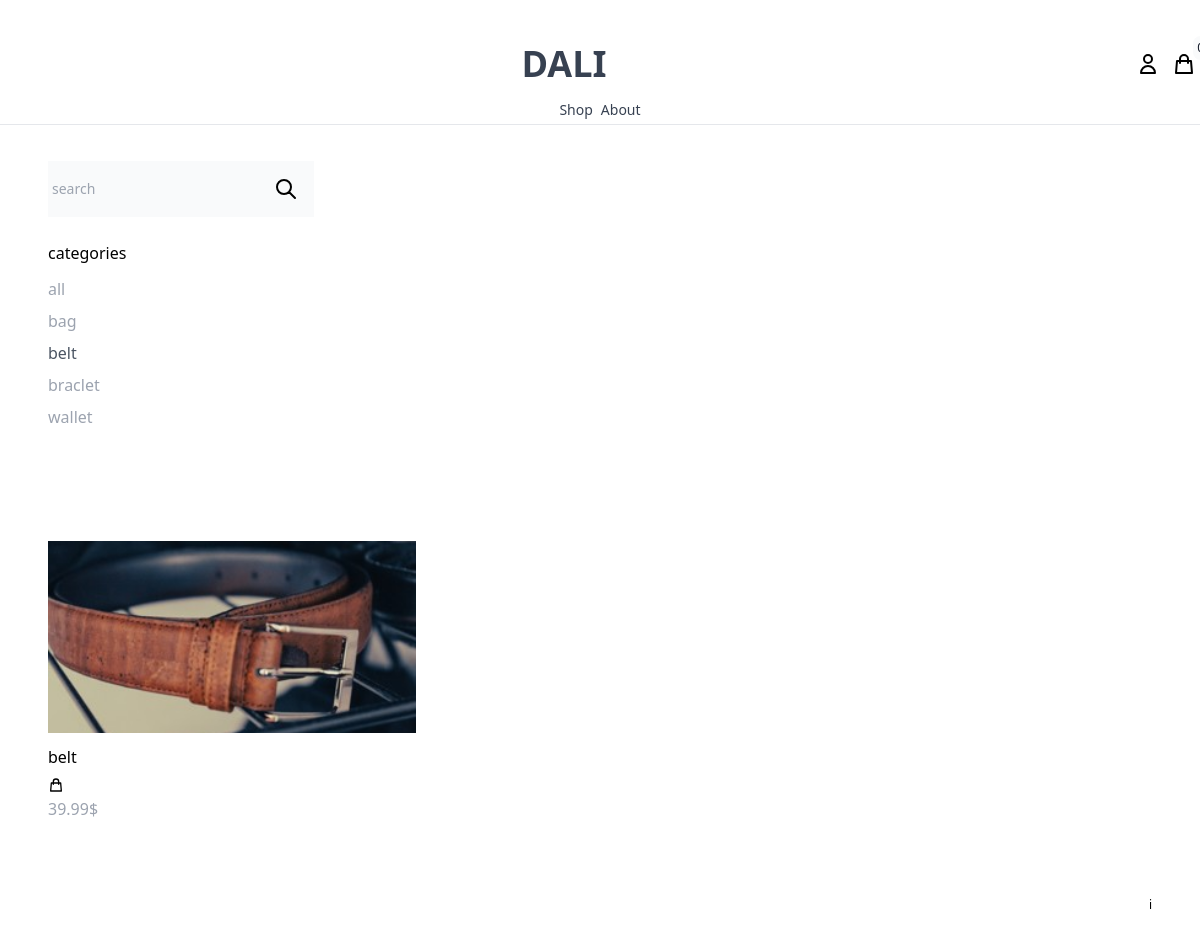
The app's page /shop/?category=belt with its own data.
### product/models.py (models this page shows, shortened)
class Category(models.Model):
    name = models.CharField(max_length=255)
    slug = models.SlugField()
    class Meta:
        ordering = ('name',)

class Product(models.Model):
    category = models.ForeignKey(Category, related_name='products', on_delete=models.CASCADE) #on delete cascade is used to delete the category if the product is deleted
    name = models.CharField(max_length=255)
    slug = models.SlugField()
    description = models.TextField(blank=True, null=True)                        #description
    price = models.IntegerField()                                                #price in cents
    created_at = models.DateTimeField(auto_now_add=True)                         #when created , automatically createated
    image = models.ImageField(upload_to='uploads/', blank=True, null=True)       #upload_to - img saving folder
    thumbnail = models.ImageField(upload_to='uploads/', blank=True, null=True)   #upload_to - img saving folder
    class Meta:
        ordering = ('-created_at',)                                             #to see creation date
    def get_display_price(self):
        return self.price / 100                                                 # to see price in  $ converted from cents
    def get_thumbnail(self):                                                    #get the thumbnail or check if it exists
        if self.thumbnail:
            return self.thumbnail.url                                           # type: ignore

### core/views.py (the view)
# urls.py: path('shop/', shop, name='shop'),
def  shop(request):
    categories = Category.objects.all() #get all categories
    products = Product.objects.all() #get all products
    active_category = request.GET.get('category', '') #get the category from the url
    if active_category:
        products = products.filter(category__slug=active_category) #filters the products by category
    query = request.GET.get('query', '') #get the query from the url
    if query:
        products = products.filter(Q(name__icontains = query) | Q(description__icontains=query)) #icontains = insensitive  capital case, Q describtion is for similar search
    context = {'categories': categories,
               'products': products,
               'active_category': active_category
               }
    return render(request, 'core/shop.html', context) #render the shop page

### cart/cart.py (called while the page is built)
    def __len__(self):                                                  #get the length of the cart, how many items are in the cart
        return sum(item['quantity'] for item in self.cart.values())     #return the number of items in the cart

### cart/context_processors.py (called while the page is built)
def cart(request):
    cart = Cart(request)
    return {'cart': cart}   #pass the cart to the template

### core/Templates/core/shop.html (shortened to what this page needs)
{% extends "core/base.html"%}
{%block content%}
<div class="max-w-6xl mx-auto flex-wrap item-start py-6 px-6 xl:px-0 ">
  <div class="filters w-full lg:w-1/4">
    <form method="get" action=".">
      <div class="flex text-sm ">
        <input
          name="query"
          type="text"
          class="p-1 bg-gray-50 focus:outline-none "
          placeholder="search"
        />
        <button class="p-4 bg-gray-50 border-0">
          <svg
            xmlns="http://www.w3.org/2000/svg"
            class="h-6 w-6"
            fill="none"
            viewBox="0 0 24 24"
            stroke="currentColor"
            stroke-width="2"
          >
            <path
              stroke-linecap="round"
              stroke-linejoin="round"
              d="M21 21l-6-6m2-5a7 7 0 11-14 0 7 7 0 0114 0z"
            />
          </svg>
        </button>
      </div>
    </form>
    <h3 class="mt-6 mb-3">categories</h3>
    <ul class="space-y-2">
      <li>
        <a
          href="{% url 'shop' %}"
          class="{% if not active_category%}text-gray-600{%else%}text-gray-400 {%endif%}"
          >all</a
        >
      </li>
      {% for category in categories %}
      <li>
        <a
          href="{% url 'shop' %}?category={{category.slug}}"
          class="{% if category.slug == active_category%}text-gray-600{%else%}text-gray-400 {%endif%}"
          >{{category.name}}</a
        >
      </li>
      {% endfor %}
    </ul>
  </div>
  <div class="products w-full lg:w-4/4 -mt-4 flex items-baseline flex-wrap mt-20 ">
    {% for product in products %}
    {%include "product/partials/product_list_item.html"%}
    {% endfor %}
  </div>
</div>
{%endblock%}

### product/templates/product/partials/product_list_item.html
<div class="w-full md:w-1/3 xl:w-1/4 mt-8 mr-10">
  <a href="{% url 'product' product.slug %}" class="">
    <img
      class="h-48 w-full object-cover   "
      src="{{product.get_thumbnail}}"
      alt=""
    />
  </a>
  <div class="pt-3 justify-between items-center">
    <a href="{% url 'product' product.slug %}">{{product.name}}</a>
    <a
      href="#"
      hx-get="{% url 'add_to_cart' product.id %}"
      hx-target="#menu-cart-button"
      hx-swap="outerHTML"
      class="text-black-2000 hover:text-gray-400"
    >
      <svg
        xmlns="http://www.w3.org/2000/svg"
        class="h-4 w-4 mt-2"
        fill="none"
        viewBox="0 0 24 24"
        stroke="currentColor"
      >
        <path
          stroke-linecap="round"
          stroke-linejoin="round"
          stroke-width="2"
          d="M16 11V7a4 4 0 00-8 0v4M5 9h14l1 12H4L5 9z"
        />
      </svg>
    </a>
  </div>
  <p class="pt-1 text-gray-400">{{product.get_display_price }}$</p>
</div>

### records on screen
Category: name "bag"
Category: name "belt"
Category: name "braclet"
Category: name "wallet"
Product: get_thumbnail (picture), name "belt", get_display_price "39.99"
